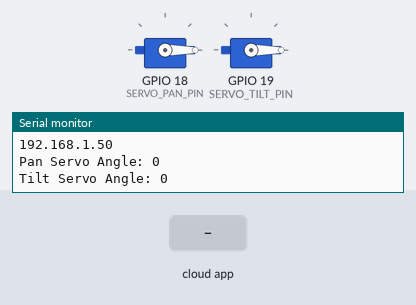
Simulated run of this sketch. Board: ESP32. On the bench: 2 × servo, the last lines printed to the serial monitor. Inputs (shaded band) come from the test bench. WiFi joins after 1.5 s; servers stay silent unless stated; the Firebase database answers and starts empty.

Above: at 2.7 s.
2.8 s: the phone or cloud app sets pan to 1
At 4.4 s:
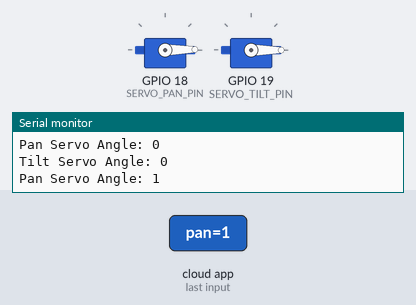
5.4 s: the phone or cloud app sets tilt to 1
At 6.9 s:
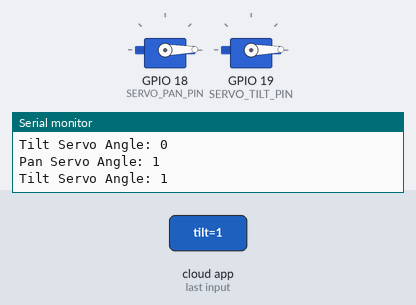
7.9 s: the phone or cloud app sets pan to 0
At 9.1 s:
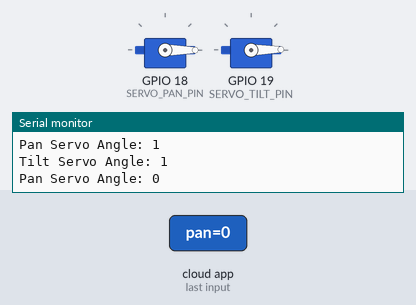
Timing chart, 0 to 10.9 s (numbered marks = the images above; inputs shaded):
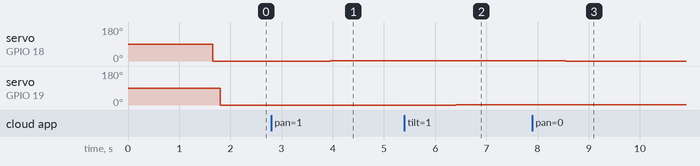

Measured:
- after the input at 2.8 s, servo on GPIO 18 (SERVO_PAN_PIN): 0° → 1° after 1.2 s
- after the input at 5.4 s, servo on GPIO 19 (SERVO_TILT_PIN): 0° → 1° after 1.0 s
- after the input at 7.9 s, servo on GPIO 18 (SERVO_PAN_PIN): 1° → 0° after 0.66 s

The sketch:

servoesp32.ino
```cpp
#include <Arduino.h>
#include <WiFi.h>
#include <Firebase_ESP_Client.h>
#include <ESP32Servo.h>
#include <WiFiManager.h>

// Firebase configuration
#define FIREBASE_HOST "itlog-database-default-rtdb.asia-southeast1.firebasedatabase.app"
#define FIREBASE_API_KEY "AIzaSyBlob6OB0gXhG7JTno7zY_mTFhHQkzVI3g"

// Define constants
#define SERVO_PAN_PIN 18
#define SERVO_TILT_PIN 19

// Initialize peripherals
Servo panServo, tiltServo;

// Firebase and WiFi objects
FirebaseData fbdo;
FirebaseAuth auth;
FirebaseConfig config;
WiFiManager wm;

// State variables
int lastPanAngle = -1;
int lastTiltAngle = -1;
bool signupOK = false;

// Function prototypes
void connectToWiFi();
void initializeFirebase();
void controlServos();
void handleFirebaseError();

void setup() {
  Serial.begin(115200);
  connectToWiFi();
  initializeFirebase();

  panServo.attach(SERVO_PAN_PIN);
  tiltServo.attach(SERVO_TILT_PIN);
}

void loop() {
  controlServos();
  delay(2000);
}

void connectToWiFi() {
  Serial.println("Connecting to WiFi...");
  if (wm.autoConnect("Servo_AP", "admin123")) {
    Serial.println("WiFi Connected");
    Serial.println(WiFi.localIP());
  } else {
    Serial.println("Failed to connect to WiFi");
    ESP.restart();
  }
}

void initializeFirebase() {
  config.api_key = FIREBASE_API_KEY;
  config.database_url = FIREBASE_HOST;

  if (Firebase.signUp(&config, &auth, "", "")) {
    signupOK = true;
  } else {
    Serial.printf("Firebase Sign-Up Error: %s\n", config.signer.signupError.message.c_str());
  }

  Firebase.begin(&config, &auth);
  Firebase.reconnectWiFi(true);
}

void controlServos() {
  int panAngle, tiltAngle;

  if (Firebase.RTDB.getInt(&fbdo, "/servos/pan")) {
    panAngle = fbdo.intData();
    if (panAngle != lastPanAngle) {
      panServo.write(panAngle);
      lastPanAngle = panAngle;
      Serial.printf("Pan Servo Angle: %d\n", panAngle);
    }
  } else {
    handleFirebaseError();
  }

  if (Firebase.RTDB.getInt(&fbdo, "/servos/tilt")) {
    tiltAngle = fbdo.intData();
    if (tiltAngle != lastTiltAngle) {
      tiltServo.write(tiltAngle);
      lastTiltAngle = tiltAngle;
      Serial.printf("Tilt Servo Angle: %d\n", tiltAngle);
    }
  } else {
    handleFirebaseError();
  }
}

void handleFirebaseError() {
  Serial.printf("Firebase Error: %s\n", fbdo.errorReason().c_str());
}
```
